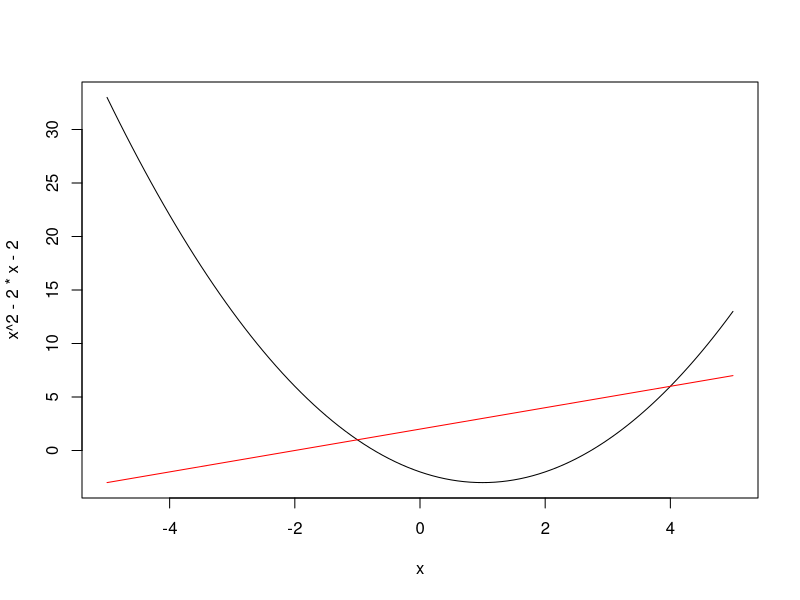

Reproduce this figure in R.
## ---- chunk 1
knitr::opts_chunk$set(echo = TRUE)

## ---- chunk 2
curve(x^2 - 2*x - 2, -5, 5)
curve(x + 2, -5, 5, add=T, col="red")
